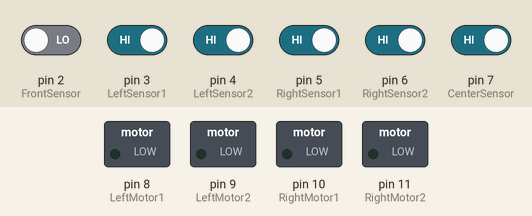
Bench run of a sketch on a simulated Arduino Uno, built with avr-gcc and run on an emulated ATmega328P. Shown: switched loads named in the sketch (green lamp = pin HIGH). The inputs (shaded band) are chosen by the test bench; at power-on: pin 3 (LeftSensor1), pin 4 (LeftSensor2), pin 5 (RightSensor1), pin 6 (RightSensor2), pin 7 (CenterSensor) HIGH, pin 2 (FrontSensor) LOW.

Above: at 1.2 s.
1.3 s: pin 2 (FrontSensor) driven HIGH
At 1.9 s:
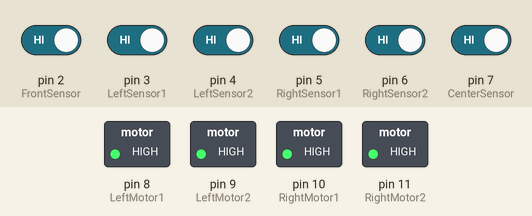
2.8 s: pin 2 (FrontSensor) driven LOW and pin 3 (LeftSensor1) driven LOW
At 3.1 s:
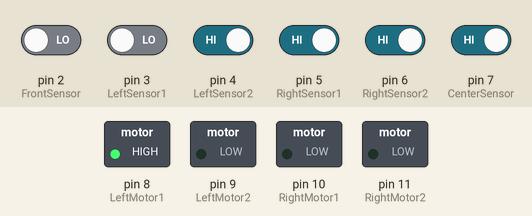
4.3 s: pin 4 (LeftSensor2) driven LOW
At 5.4 s:
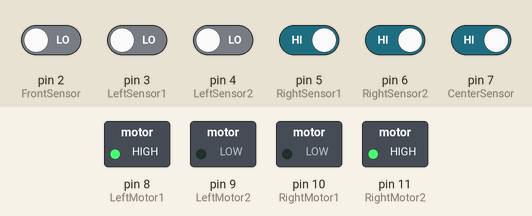
5.8 s: pin 4 (LeftSensor2) driven HIGH
At 6.5 s:
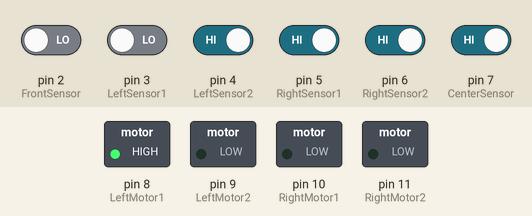
7.3 s: pin 3 (LeftSensor1) driven HIGH and pin 5 (RightSensor1) driven LOW
At 7.7 s:
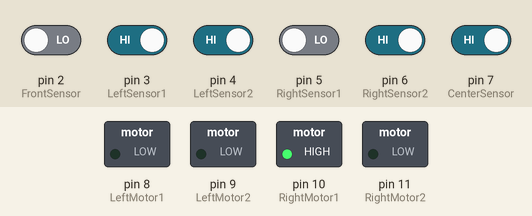
8.8 s: pin 6 (RightSensor2) driven LOW
At 10.0 s:
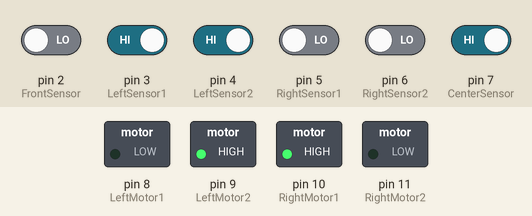
Timing chart, 0 to 11.3 s (numbered marks = the images above; inputs shaded):
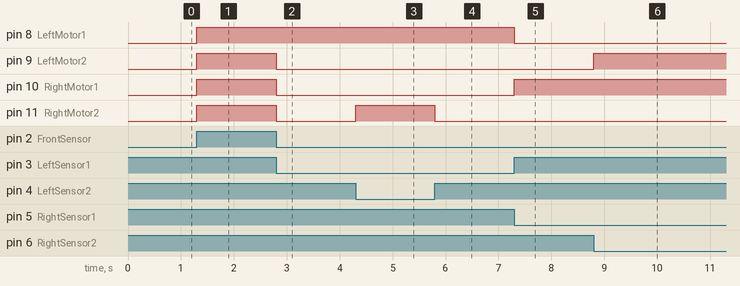

The sketch:

_2ND_BOARD.ino
```cpp
int FrontSensor = 2;
int LeftSensor1 = 3;
int LeftSensor2 = 4;
int RightSensor1 = 5;
int RightSensor2 = 6;
int CenterSensor = 7;
int LeftMotor1 = 8;
int LeftMotor2 = 9;
int RightMotor1 = 10;
int RightMotor2 = 11;


void setup() {
  // put your setup code here, to run once:
  pinMode(LeftSensor1, INPUT);
  pinMode(LeftSensor2, INPUT);
  pinMode(RightSensor1, INPUT);
  pinMode(RightSensor2, INPUT);
  pinMode(CenterSensor, INPUT);
  pinMode(FrontSensor, INPUT);
  pinMode(LeftMotor1, OUTPUT);
  pinMode(LeftMotor2, OUTPUT);
  pinMode(RightMotor1, OUTPUT);
  pinMode(RightMotor2, OUTPUT);
  Serial.begin(9600);


}

void loop()
{
  if (digitalRead(FrontSensor) == HIGH)
  {
    Stop();
  }
  else if ((digitalRead(LeftSensor1) == LOW) && (digitalRead(LeftSensor2) == LOW) && (digitalRead(CenterSensor) == LOW) && (digitalRead(RightSensor1) == LOW) && (digitalRead(RightSensor2) == LOW))
  {
    forward();
  }
  //else if ((digitalRead(LeftSensor1) == LOW) && (digitalRead(LeftSensor2) == LOW) && (digitalRead(CenterSensor) == LOW) && (digitalRead(RightSensor1) == LOW) && (digitalRead(RightSensor2) == LOW))
  //{
    //Stop();
  else if((digitalRead(LeftSensor1) == HIGH) && (digitalRead(LeftSensor2) == HIGH) && (digitalRead(CenterSensor) == HIGH) && (digitalRead(RightSensor1) == LOW) && (digitalRead(RightSensor2) == HIGH))
 {
  Curve_Right();
 }
 else if((digitalRead(LeftSensor1) == LOW) && (digitalRead(LeftSensor2) == HIGH) && (digitalRead(CenterSensor) == HIGH) && (digitalRead(RightSensor1) == HIGH) && (digitalRead(RightSensor2) == HIGH))
 {
  Curve_Left ();
 }
  else if((digitalRead(LeftSensor1) == HIGH) && (digitalRead(LeftSensor2) == LOW) && (digitalRead(CenterSensor) == HIGH) && (digitalRead(RightSensor1) == HIGH) && (digitalRead(RightSensor2) == LOW))
 {
  Curve_Left();
 }
 else if ((digitalRead(LeftSensor1) == HIGH) && (digitalRead(LeftSensor2) == LOW) && (digitalRead(CenterSensor) == HIGH) && (digitalRead(RightSensor1) == LOW) && (digitalRead(RightSensor2) == HIGH))
  {
    Curve_Left();
  }
  else if ((digitalRead(LeftSensor1) == HIGH) && (digitalRead(LeftSensor2) == LOW) && (digitalRead(CenterSensor) == HIGH) && (digitalRead(RightSensor1) == HIGH) && (digitalRead(RightSensor2) == HIGH))
  {
    Curve_Left();
  }
   else if ((digitalRead(LeftSensor1) == HIGH) && (digitalRead(LeftSensor2) == LOW) && (digitalRead(CenterSensor) == LOW) && (digitalRead(RightSensor1) == HIGH) && (digitalRead(RightSensor2) == HIGH))
  {
    Curve_Left();
  }

  else if ((digitalRead(LeftSensor1) == HIGH) && (digitalRead(LeftSensor2) == HIGH) && (digitalRead(CenterSensor) == LOW) && (digitalRead(RightSensor1) == HIGH) && (digitalRead(RightSensor2) == HIGH))
  {
    forward();
  }
  else if ((digitalRead(LeftSensor1) == HIGH) && (digitalRead(LeftSensor2) == HIGH) && (digitalRead(CenterSensor) == HIGH) && (digitalRead(RightSensor1) == LOW) && (digitalRead(RightSensor2) == LOW))
  {
    Sharp_Right();
  }
   else if ((digitalRead(LeftSensor1) == LOW) && (digitalRead(LeftSensor2) == LOW) && (digitalRead(CenterSensor) == HIGH) && (digitalRead(RightSensor1) == HIGH) && (digitalRead(RightSensor2) == HIGH))
  {
    Sharp_Left();
  }
  else if ((digitalRead(LeftSensor1) == LOW) && (digitalRead(LeftSensor2) == LOW) && (digitalRead(CenterSensor) == LOW) && (digitalRead(RightSensor1) == HIGH) && (digitalRead(RightSensor2) == HIGH))
  {
    Sharp_Left();
  }
    else if ((digitalRead(LeftSensor1) == LOW) && (digitalRead(LeftSensor2) == LOW) && (digitalRead(CenterSensor) == LOW) && (digitalRead(RightSensor1) == LOW) && (digitalRead(RightSensor2) == HIGH))
  {
    Curve_Left();
  }
      else if ((digitalRead(LeftSensor1) == HIGH) && (digitalRead(LeftSensor2) == HIGH) && (digitalRead(CenterSensor) == LOW) && (digitalRead(RightSensor1) == LOW) && (digitalRead(RightSensor2) == HIGH))
  {
    Curve_Right();

  }

  else if ((digitalRead(LeftSensor1) == HIGH) && (digitalRead(LeftSensor2) == HIGH) && (digitalRead(CenterSensor) == LOW) && (digitalRead(RightSensor1) == LOW) && (digitalRead(RightSensor2) == LOW))
  {
    Sharp_Right();
  }

  else if ((digitalRead(LeftSensor1) == HIGH) && (digitalRead(LeftSensor2) == HIGH) && (digitalRead(CenterSensor) == LOW) && (digitalRead(RightSensor1) == LOW) && (digitalRead(RightSensor2) == HIGH))
  {
    Curve_Right();
  }

  else if ((digitalRead(LeftSensor1) == HIGH) && (digitalRead(LeftSensor2) == HIGH) && (digitalRead(CenterSensor) == HIGH) && (digitalRead(RightSensor1) == LOW) && (digitalRead(RightSensor2) == HIGH))
  {
    Curve_Right();
  }
    else if ((digitalRead(LeftSensor1) == HIGH) && (digitalRead(LeftSensor2) == HIGH) && (digitalRead(CenterSensor) == HIGH) && (digitalRead(RightSensor1) == HIGH) && (digitalRead(RightSensor2) == LOW ))
  {
    Curve_Right();
  }


 //else if((digitalRead(LeftSensor1) == HIGH) && (digitalRead(LeftSensor2) == HIGH) && (digitalRead(CenterSensor) == HIGH) && (digitalRead(RightSensor1) == HIGH) && (digitalRead(RightSensor2) == HIGH) )
 //{
  //Curve_Left();


}
void forward()
{
  digitalWrite(LeftMotor1, HIGH);
  digitalWrite(LeftMotor2, LOW);
  digitalWrite(RightMotor1, HIGH);
  digitalWrite(RightMotor2, LOW);
}
void Curve_Left()
{
  digitalWrite(LeftMotor1, HIGH);
  digitalWrite(LeftMotor2, LOW);
  digitalWrite(RightMotor1, LOW);
  digitalWrite(RightMotor2, LOW);
}
void Curve_Right()
{
  digitalWrite(LeftMotor1, LOW);
  digitalWrite(LeftMotor2, LOW);
  digitalWrite(RightMotor1, HIGH);
  digitalWrite(RightMotor2, LOW);
}
void Sharp_Left()
{
  digitalWrite(LeftMotor1, HIGH);
  digitalWrite(LeftMotor2, LOW);
  digitalWrite(RightMotor1, LOW);
  digitalWrite(RightMotor2, HIGH);
}
void Sharp_Right()
{
  digitalWrite(LeftMotor1, LOW);
  digitalWrite(LeftMotor2, HIGH);
  digitalWrite(RightMotor1, HIGH);
  digitalWrite(RightMotor2, LOW);
}
void Stop()
{
  digitalWrite(LeftMotor1, HIGH);
  digitalWrite(LeftMotor2, HIGH);
  digitalWrite(RightMotor1, HIGH);
  digitalWrite(RightMotor2, HIGH);
}
```

Measured:
- after the input at 1.3 s, pin 8 (LeftMotor1), pin 9 (LeftMotor2), pin 10 (RightMotor1), pin 11 (RightMotor2): LOW → HIGH at once
- after the input at 2.8 s, pin 9 (LeftMotor2), pin 10 (RightMotor1), pin 11 (RightMotor2): HIGH → LOW at once
- after the input at 4.3 s, pin 11 (RightMotor2): LOW → HIGH at once
- after the input at 5.8 s, pin 11 (RightMotor2): HIGH → LOW at once
- after the input at 7.3 s, pin 8 (LeftMotor1): HIGH → LOW at once; pin 10 (RightMotor1): LOW → HIGH at once
- after the input at 8.8 s, pin 9 (LeftMotor2): LOW → HIGH at once
